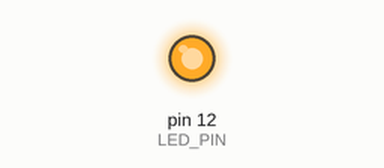
A sketch run on a simulated Arduino Uno, built with avr-gcc and run on an emulated ATmega328P. Shown: output pins drawn as LEDs (lit = HIGH).

Above: at 0.5 s.
At 19.5 s:
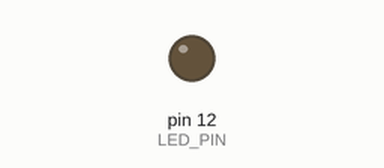
Timing chart, 0 to 22.1 s (numbered marks = the images above):
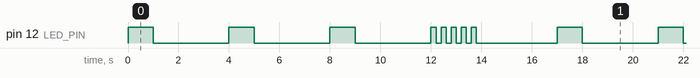

The sketch:

aruido_ledpin02.ino
```cpp
int LED_PIN = 12, i=0;


void setup() {
  pinMode (LED_PIN, OUTPUT);


}

void loop() {

  for (i=0; i < 3; i++) {
  digitalWrite (LED_PIN, HIGH);
  delay (1000);
  digitalWrite (LED_PIN, LOW);
  delay (3000);

  }

  for (i=0;i<5; i++) {
  digitalWrite (LED_PIN, HIGH);
  delay (200);
  digitalWrite (LED_PIN, LOW);
  delay (200);
  }

delay (3000);
}
```

Measured:
- by itself, pin 12 (LED_PIN): repeats every 17.0 s: 2 × (LOW 3.0 s, HIGH 1.0 s), LOW 3.0 s, 4 × (HIGH 0.20 s, LOW 0.20 s), HIGH 0.20 s, LOW 3.2 s, HIGH 1.0 s
- by itself, everything shown: repeats every 17.0 s, in 16 steps
